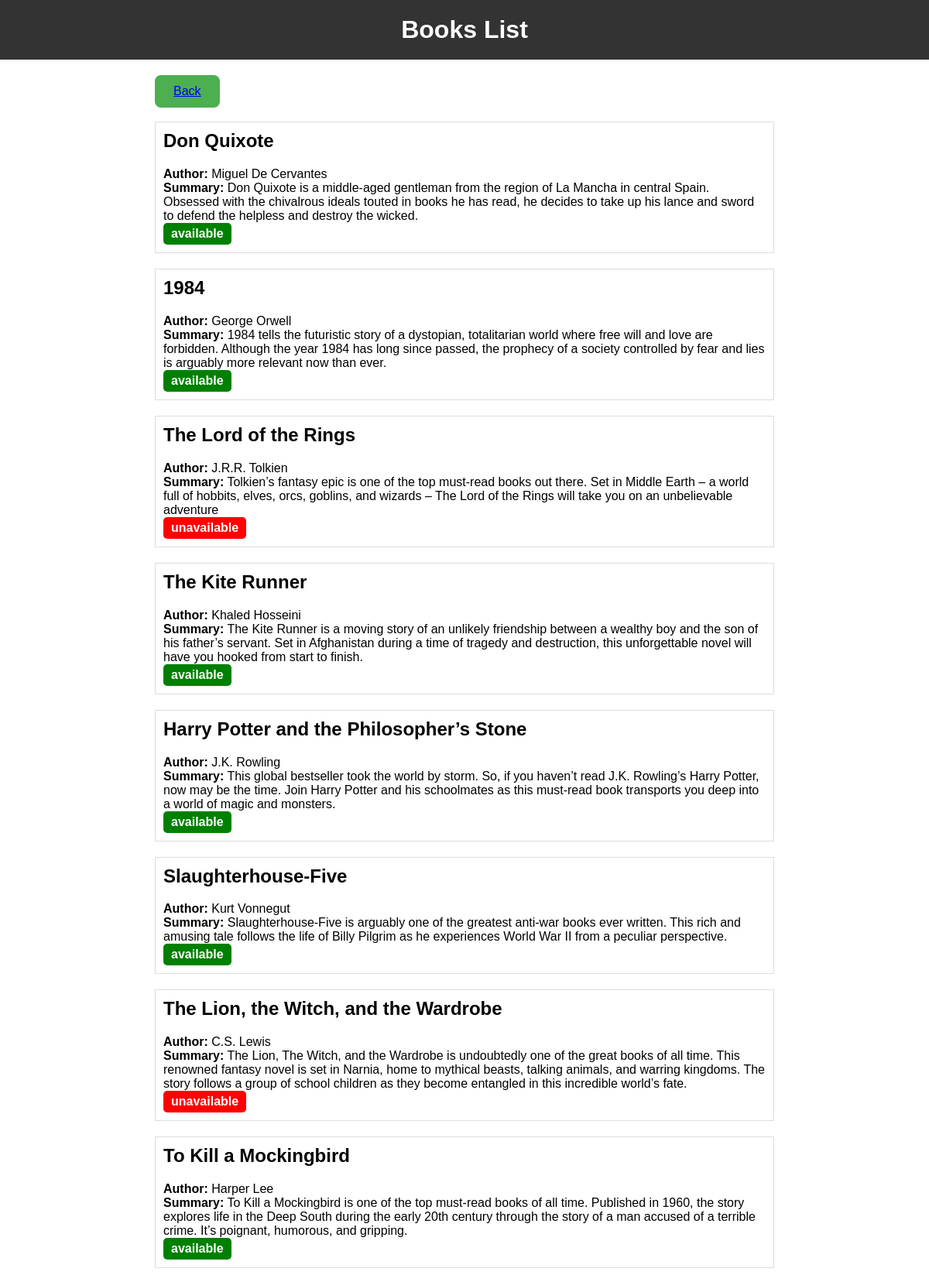
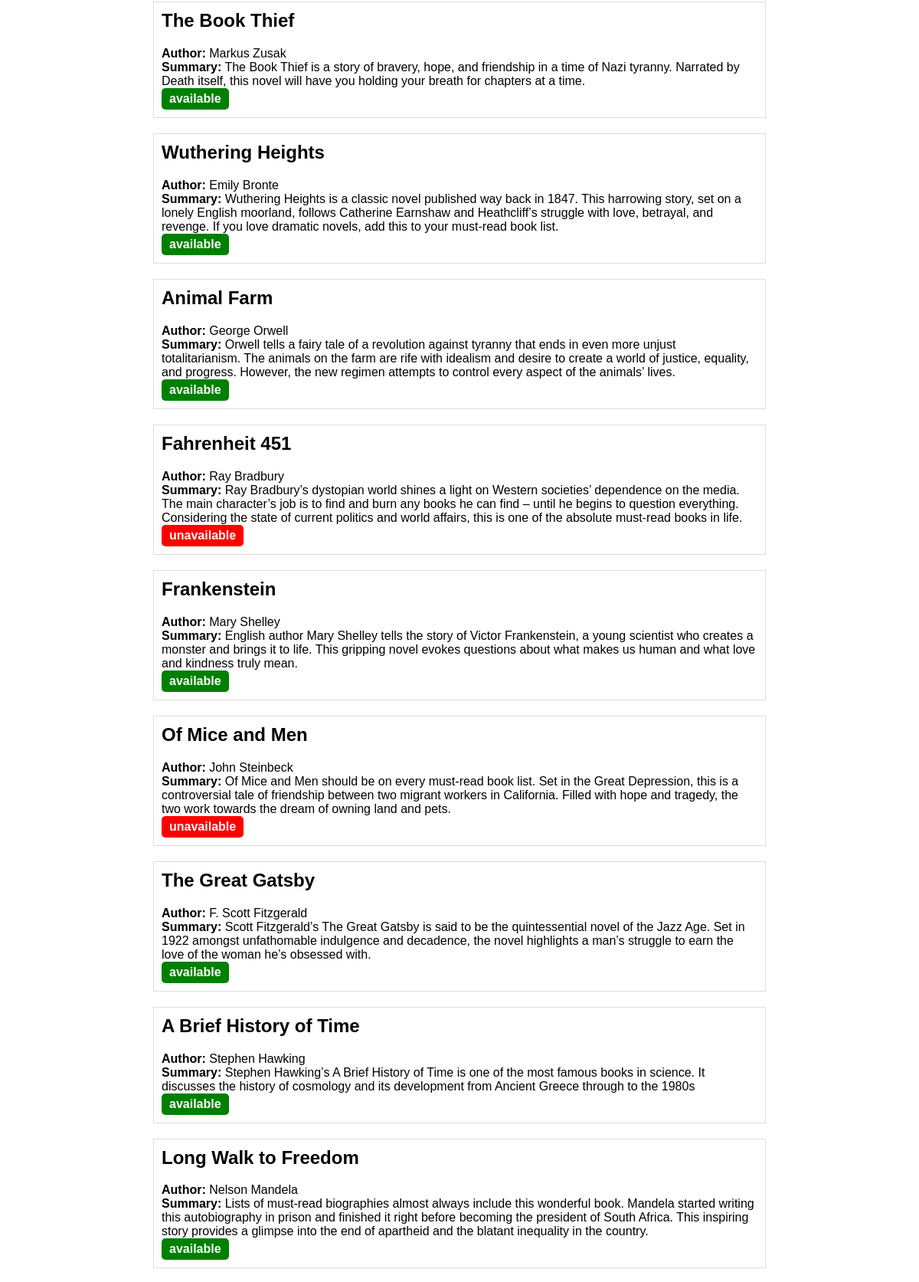
Screenshot of /user/bookoperations/viewbook.php (upper part) with the database file from the repository (2 pictures, top to bottom).
### tables this page shows
CREATE TABLE `book` (
  `id` int(11) NOT NULL,
  `name` varchar(255) NOT NULL,
  `author` varchar(50) NOT NULL,
  `summary` mediumtext NOT NULL,
  `status` varchar(50) NOT NULL DEFAULT 'available'
);

### user/bookoperations/viewbook.php (the view, shortened to what this page needs)
<!DOCTYPE html>
<html>
<head>
</head>
<body>
    <header>
        <h1>Books List</h1>
    </header>
    <main>
        <button>
            <a href="../userdashboard.php">Back</a>
        </button>
        <br>
        <br>
        <?php
        require 'dbconnection.php';
        $sql = "SELECT name, author, summary, status FROM book";
        $result = mysqli_query($connection, $sql);
        if (mysqli_num_rows($result) > 0) {
            while ($row = $result->fetch_assoc()) {
                $name = $row['name'];
                $author = $row['author'];
                $summary = $row['summary'];
                $status = $row['status'];
                echo "<div class='book'>";
                echo "<h2>{$name}</h2>";
                echo "<p><strong>Author:</strong> {$author}</p>";
                echo "<p><strong>Summary:</strong> {$summary}</p>";
                if ($status == 'available') {
                    echo "<p><span class='book-status book-status-avail'>{$status}</span></p>";
                } else {
                    echo "<p><span class='book-status book-status-unavail'>{$status}</span></p>";
                }
                echo "</div>";
            }
        } else {
            echo "No books found.";
        }
        ?>
    </main>
</body>
</html>

### user/bookoperations/viewbook.php (style rules this page uses)
body { font-family: Arial, sans-serif; margin: 0; padding: 0; }
header { background-color: #333; color: #fff; padding: 20px; text-align: center; }
h1 { margin: 0; }
main { max-width: 800px; margin: 0 auto; padding: 20px; }
.book { border: 1px solid #ddd; padding: 10px; margin-bottom: 20px; }
.book h2 { margin-top: 0; }
.book p { margin: 0; }
.book-status { display: inline-block; padding: 5px 10px; border-radius: 5px; color: #fff; font-weight: bold; }
.book-status-avail { background-color: green; }
.book-status-unavail { background-color: red; }
button { background-color: #4CAF50; border: none; color: white; padding: 12px 24px; text-align: center; text-decoration: none; display: inline-block; font-size: 16px; cursor: pointer; border-radius: 8px; transition: background-color 0.3s ease; }

### rows the page displays
book: name "Don Quixote", author "Miguel De Cervantes", summary "Don Quixote is a middle-aged gentleman from the region of La Mancha in central Spain. Obsessed with the chivalrous ideals touted in books he has read, he decides to take up his lance and sword to defend the helpless and destroy the wicked.", status "available"
book: name "1984", author "George Orwell", summary "1984 tells the futuristic story of a dystopian, totalitarian world where free will and love are forbidden. Although the year 1984 has long since passed, the prophecy of a society controlled by fear and lies is arguably more relevant now than ever.", status "available"
book: name "The Lord of the Rings", author "J.R.R. Tolkien", summary "Tolkien’s fantasy epic is one of the top must-read books out there. Set in Middle Earth – a world full of hobbits, elves, orcs, goblins, and wizards – The Lord of the Rings will take you on an unbelievable adventure", status "unavailable"
book: name "The Kite Runner", author "Khaled Hosseini", summary "The Kite Runner is a moving story of an unlikely friendship between a wealthy boy and the son of his father’s servant. Set in Afghanistan during a time of tragedy and destruction, this unforgettable novel will have you hooked from start to finish.", status "available"
book: name "Harry Potter and the Philosopher’s Stone", author "J.K. Rowling", summary "This global bestseller took the world by storm. So, if you haven’t read J.K. Rowling’s Harry Potter, now may be the time. Join Harry Potter and his schoolmates as this must-read book transports you deep into a world of magic and monsters.", status "available"
book: name "Slaughterhouse-Five", author "Kurt Vonnegut", summary "Slaughterhouse-Five is arguably one of the greatest anti-war books ever written. This rich and amusing tale follows the life of Billy Pilgrim as he experiences World War II from a peculiar perspective.", status "available"
book: name "The Lion, the Witch, and the Wardrobe", author "C.S. Lewis", summary "The Lion, The Witch, and the Wardrobe is undoubtedly one of the great books of all time. This renowned fantasy novel is set in Narnia, home to mythical beasts, talking animals, and warring kingdoms. The story follows a group of school children as they become entangled in this incredible world’s fate.", status "unavailable"
book: name "To Kill a Mockingbird", author "Harper Lee", summary "To Kill a Mockingbird is one of the top must-read books of all time. Published in 1960, the story explores life in the Deep South during the early 20th century through the story of a man accused of a terrible crime. It’s poignant, humorous, and gripping.", status "available"
book: name "The Book Thief", author "Markus Zusak", summary "The Book Thief is a story of bravery, hope, and friendship in a time of Nazi tyranny. Narrated by Death itself, this novel will have you holding your breath for chapters at a time.", status "available"
book: name "Wuthering Heights", author "Emily Bronte", summary "Wuthering Heights is a classic novel published way back in 1847. This harrowing story, set on a lonely English moorland, follows Catherine Earnshaw and Heathcliff’s struggle with love, betrayal, and revenge. If you love dramatic novels, add this to your must-read book list.", status "available"
book: name "Animal Farm", author "George Orwell", summary "Orwell tells a fairy tale of a revolution against tyranny that ends in even more unjust totalitarianism. The animals on the farm are rife with idealism and desire to create a world of justice, equality, and progress. However, the new regimen attempts to control every aspect of the animals’ lives.", status "available"
book: name "Fahrenheit 451", author "Ray Bradbury", summary "Ray Bradbury’s dystopian world shines a light on Western societies’ dependence on the media. The main character’s job is to find and burn any books he can find – until he begins to question everything. Considering the state of current politics and world affairs, this is one of the absolute must-read books in life.", status "unavailable"
book: name "Frankenstein", author "Mary Shelley", summary "English author Mary Shelley tells the story of Victor Frankenstein, a young scientist who creates a monster and brings it to life. This gripping novel evokes questions about what makes us human and what love and kindness truly mean.", status "available"
book: name "Of Mice and Men", author "John Steinbeck", summary "Of Mice and Men should be on every must-read book list. Set in the Great Depression, this is a controversial tale of friendship between two migrant workers in California. Filled with hope and tragedy, the two work towards the dream of owning land and pets.", status "unavailable"
book: name "The Great Gatsby", author "F. Scott Fitzgerald", summary "Scott Fitzgerald’s The Great Gatsby is said to be the quintessential novel of the Jazz Age. Set in 1922 amongst unfathomable indulgence and decadence, the novel highlights a man’s struggle to earn the love of the woman he’s obsessed with.", status "available"
book: name "A Brief History of Time", author "Stephen Hawking", summary "Stephen Hawking’s A Brief History of Time is one of the most famous books in science. It discusses the history of cosmology and its development from Ancient Greece through to the 1980s", status "available"
book: name "Long Walk to Freedom", author "Nelson Mandela", summary "Lists of must-read biographies almost always include this wonderful book. Mandela started writing this autobiography in prison and finished it right before becoming the president of South Africa. This inspiring story provides a glimpse into the end of apartheid and the blatant inequality in the country.", status "available"
